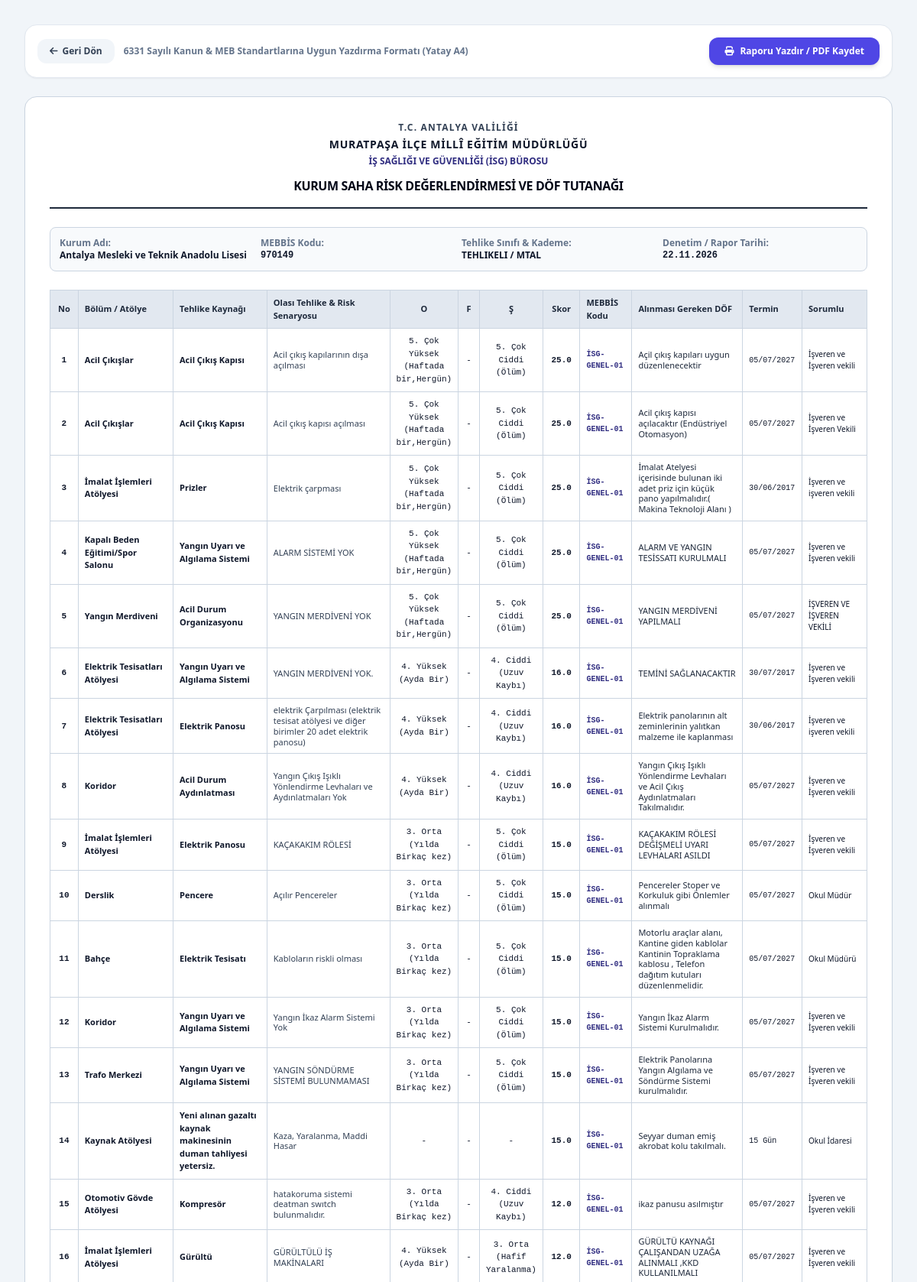
Screenshot of /risk-analizi-raporu/13 (signed in, upper part) with the database file from the repository.
### tables this page shows
CREATE TABLE schools (
        id INTEGER PRIMARY KEY AUTOINCREMENT,
        kurum_kodu TEXT UNIQUE NOT NULL,
        kurum_adi TEXT NOT NULL,
        kurum_statusu TEXT,
        bagli_birim TEXT,
        kurum_turu TEXT,
        oncelik_derecesi INTEGER DEFAULT 3,
        tehlike_sinifi TEXT DEFAULT 'Az Tehlikeli',
        adres TEXT,
        telefon TEXT,
        mudur_ad_soyad TEXT,
        mudur_tel TEXT,
        isveren_vekili_ad_soyad TEXT,
        isveren_vekili_tel TEXT,
        sorumlu_uzman_id INTEGER REFERENCES users(id),
        created_at TIMESTAMP DEFAULT CURRENT_TIMESTAMP
    , portal_sifre TEXT DEFAULT 'isg2026', access_token TEXT, ogrenci_sayisi INTEGER DEFAULT 0, ogretmen_sayisi INTEGER DEFAULT 0, derslik_sayisi INTEGER DEFAULT 0, bina_sayisi INTEGER DEFAULT 1, eposta TEXT, son_veri_giris_tarihi TEXT, son_veri_giren_kisi TEXT, personel_sayisi INTEGER DEFAULT 0, aylik_hizmet_suresi_dk INTEGER DEFAULT 0, meb_olcek_puani REAL, kolluk_puani REAL, toplam_guvenlik_puani REAL, siginak_var_mi TEXT DEFAULT 'Yok', siginak_kapasite_kisi INTEGER DEFAULT 0, siginak_alan_m2 INTEGER DEFAULT 0, is_active_school INTEGER DEFAULT 1, kategori TEXT DEFAULT 'RESMI', genel_mudurluk TEXT, kademe TEXT, kolluk_sorumluluk_bolgesi TEXT DEFAULT 'Muratpaşa İlçe Emniyet Müdürlüğü', koordinat TEXT);

CREATE TABLE risk_assessments (
        id INTEGER PRIMARY KEY AUTOINCREMENT,
        school_id INTEGER REFERENCES schools(id) ON DELETE CASCADE,
        barkod_no TEXT,
        revizyon_no TEXT,
        kontrol_edilen_birim TEXT,
        tehlike TEXT,
        tehlike_unsurlari TEXT,
        riskler TEXT,
        olasilik TEXT,
        siddet TEXT,
        risk_puani INTEGER,
        sorumlular TEXT,
        alinan_onlemler TEXT,
        dayanak_mevzuat TEXT,
        termin_tarihi TEXT,
        dof_durumu TEXT,
        created_at TIMESTAMP DEFAULT CURRENT_TIMESTAMP
    , bolum_unite TEXT, meslek_alani_veya_atolye_adi TEXT, degerlendirme_metodu TEXT DEFAULT 'FINE_KINNEY', frekans REAL, risk_skoru REAL, risk_seviyesi TEXT, alinmasi_gereken_dof_onlem TEXT, mebbis_kutuphane_kodu TEXT, mebbis_dof_aciklama_metni TEXT, odenek_talep_kapsaminda_mi INTEGER DEFAULT 0, denetleyen_uzman TEXT DEFAULT 'Ramazan ERYILDIZ', ekip_onayi INTEGER DEFAULT 1, kaynak TEXT DEFAULT 'MEBBIS_RAPORU', saha_durumu TEXT DEFAULT 'TEYIT_BEKLIYOR', saha_notu TEXT, saha_fotograf_yolu TEXT, son_denetim_tarihi TEXT, dof_no TEXT, dof_acilis_tarihi TEXT, dof_kapanis_tarihi TEXT, mebbis_dosya_adi TEXT);

### app.py (the view)
@app.get("/risk-analizi-raporu/{school_id}", response_class=HTMLResponse)
def print_risk_report_page(request: Request, school_id: int):
    user = get_current_user(request)
    if not user:
        return RedirectResponse("/login", status_code=303)
    conn = get_db()
    c = conn.cursor()
    c.execute("SELECT * FROM schools WHERE id = ?", (school_id,))
    school = c.fetchone()
    if not school:
        conn.close()
        raise HTTPException(status_code=404, detail="Okul bulunamadı.")
    c.execute("""
        SELECT * FROM risk_assessments
        WHERE school_id = ?
        ORDER BY risk_skoru DESC, id ASC
    """, (school_id,))
    risks = [dict(r) for r in c.fetchall()]
    conn.close()
    return templates.TemplateResponse(request=request, name="risk_report_print.html", context={
        "user": user,
        "school": dict(school),
        "risks": risks,
        "expert_name": "Ramazan ERYILDIZ",
        "expert_title": "A Sınıfı İş Güvenliği Uzmanı (İlçe MEM İSG Büro)",
        "today": datetime.now().strftime("%d.%m.%Y")
    })

### templates/risk_report_print.html (shortened to what this page needs)
<!DOCTYPE html>
<html lang="tr">
<head>
    <script src="https://cdn.tailwindcss.com"></script>
    <link rel="stylesheet" href="https://cdnjs.cloudflare.com/ajax/libs/font-awesome/6.5.1/css/all.min.css">
</head>
<body class="bg-slate-100 text-slate-900 font-sans p-4 sm:p-8">
    <div class="no-print max-w-7xl mx-auto mb-6 flex items-center justify-between bg-white p-4 rounded-2xl shadow-sm border border-slate-200">
        <div class="flex items-center gap-3">
            <a href="/dinamik-risk-degerlendirme?school_id={{ school.id }}" class="px-4 py-2 rounded-xl bg-slate-100 hover:bg-slate-200 text-slate-700 text-xs font-bold transition flex items-center gap-1.5">
                <i class="fa-solid fa-arrow-left"></i> Geri Dön
            </a>
            <span class="text-xs font-bold text-slate-500">6331 Sayılı Kanun & MEB Standartlarına Uygun Yazdırma Formatı (Yatay A4)</span>
        </div>
        <button onclick="window.print()" class="px-5 py-2.5 rounded-xl bg-indigo-600 hover:bg-indigo-700 text-white text-xs font-extrabold shadow-md transition flex items-center gap-2">
            <i class="fa-solid fa-print"></i>
            <span>Raporu Yazdır / PDF Kaydet</span>
        </button>
    </div>
    <div class="max-w-7xl mx-auto bg-white p-8 rounded-2xl shadow-sm border border-slate-300 space-y-6">
        <div class="border-b-2 border-slate-800 pb-4 flex items-center justify-between">
            <div class="text-center w-full space-y-1">
                <div class="text-xs font-extrabold uppercase tracking-widest text-slate-700">T.C. ANTALYA VALİLİĞİ</div>
                <div class="text-sm font-black uppercase tracking-wider text-slate-900">MURATPAŞA İLÇE MİLLÎ EĞİTİM MÜDÜRLÜĞÜ</div>
                <div class="text-xs font-extrabold text-indigo-900">İŞ SAĞLIĞI VE GÜVENLİĞİ (İSG) BÜROSU</div>
                <h1 class="text-base font-black uppercase tracking-tight text-slate-950 pt-2">
                    KURUM SAHA RİSK DEĞERLENDİRMESİ VE DÖF TUTANAĞI
                </h1>
            </div>
        </div>
        <div class="grid grid-cols-4 gap-2 text-xs border border-slate-300 rounded-lg p-3 bg-slate-50">
            <div>
                <span class="text-slate-500 font-bold">Kurum Adı:</span>
                <div class="font-extrabold text-slate-900">{{ school.kurum_adi }}</div>
            </div>
            <div>
                <span class="text-slate-500 font-bold">MEBBİS Kodu:</span>
                <div class="font-mono font-extrabold text-slate-900">{{ school.kurum_kodu }}</div>
            </div>
            <div>
                <span class="text-slate-500 font-bold">Tehlike Sınıfı & Kademe:</span>
                <div class="font-bold text-slate-900">{{ school.tehlike_sinifi or 'Az Tehlikeli' }} / {{ school.kademe or 'Genel' }}</div>
            </div>
            <div>
                <span class="text-slate-500 font-bold">Denetim / Rapor Tarihi:</span>
                <div class="font-mono font-bold text-slate-900">{{ today }}</div>
            </div>
        </div>
        <div class="overflow-x-auto">
            <table class="w-full text-left text-[11px] border-collapse border border-slate-300">
                <thead>
                    <tr class="bg-slate-200 text-slate-800 font-black border-b border-slate-400">
                        <th class="border border-slate-300 p-2 text-center w-8">No</th>
                        <th class="border border-slate-300 p-2 w-32">Bölüm / Atölye</th>
                        <th class="border border-slate-300 p-2 w-48">Tehlike Kaynağı</th>
                        <th class="border border-slate-300 p-2">Olası Tehlike & Risk Senaryosu</th>
                        <th class="border border-slate-300 p-2 text-center w-10">O</th>
                        <th class="border border-slate-300 p-2 text-center w-10">F</th>
                        <th class="border border-slate-300 p-2 text-center w-10">Ş</th>
                        <th class="border border-slate-300 p-2 text-center w-16">Skor</th>
                        <th class="border border-slate-300 p-2 w-24">MEBBİS Kodu</th>
                        <th class="border border-slate-300 p-2">Alınması Gereken DÖF</th>
                        <th class="border border-slate-300 p-2 w-20">Termin</th>
                        <th class="border border-slate-300 p-2 w-24">Sorumlu</th>
                    </tr>
                </thead>
                <tbody>
                    {% for r in risks %}
                    <tr class="border-b border-slate-300 hover:bg-slate-50">
                        <td class="border border-slate-300 p-2 text-center font-mono font-bold">{{ loop.index }}</td>
                        <td class="border border-slate-300 p-2 font-bold">{{ r.meslek_alani_veya_atolye_adi or r.bolum_unite or r.kontrol_edilen_birim }}</td>
                        <td class="border border-slate-300 p-2 font-semibold text-slate-900">{{ r.tehlike }}</td>
                        <td class="border border-slate-300 p-2 text-slate-700 leading-tight">{{ r.tehlike_unsurlari or r.riskler }}</td>
                        <td class="border border-slate-300 p-2 text-center font-mono">{{ r.olasilik or '-' }}</td>
                        <td class="border border-slate-300 p-2 text-center font-mono">{{ r.frekans or '-' }}</td>
                        <td class="border border-slate-300 p-2 text-center font-mono">{{ r.siddet or '-' }}</td>
                        <td class="border border-slate-300 p-2 text-center font-mono font-black text-slate-900">
                            {{ r.risk_skoru or r.risk_puani }}
                        </td>
                        <td class="border border-slate-300 p-2 font-mono text-[10px] text-indigo-900 font-bold">
                            {{ r.mebbis_kutuphane_kodu or 'İSG-GENEL-01' }}
                        </td>
                        <td class="border border-slate-300 p-2 text-slate-800 leading-tight">
                            {{ r.alinmasi_gereken_dof_onlem or r.alinan_onlemler }}
                        </td>
                        <td class="border border-slate-300 p-2 font-mono text-[10px]">{{ r.termin_tarihi or '-' }}</td>
                        <td class="border border-slate-300 p-2 text-[10px]">{{ r.sorumlular or 'İşveren Vekili' }}</td>
                    </tr>
                    {% else %}
                    <tr>
                        <td colspan="12" class="p-6 text-center text-slate-400 border border-slate-300">
                            Bu kuruma ait kayıtlı bir risk maddesi bulunamadı.
                        </td>
                    </tr>
                    {% endfor %}
                </tbody>
            </table>
        </div>
    </div>
</body>
</html>

### rows the page displays
schools: kurum_adi "Antalya Mesleki ve Teknik Anadolu Lisesi", kurum_kodu "970149", tehlike_sinifi "TEHLIKELI", kademe "MTAL"
risk_assessments: bolum_unite "Acil Çıkışlar", tehlike "Acil Çıkış Kapısı", tehlike_unsurlari "Acil çıkış kapılarının dışa açılması", olasilik "5. Çok Yüksek (Haftada bir,Hergün)", frekans "-", siddet "5. Çok Ciddi (Ölüm)", risk_skoru "25.0", mebbis_kutuphane_kodu "İSG-GENEL-01", alinmasi_gereken_dof_onlem "Açil çıkış kapıları uygun düzenlenecektir", termin_tarihi "05/07/2027", sorumlular "İşveren ve İşveren vekili"
risk_assessments: bolum_unite "Acil Çıkışlar", tehlike "Acil Çıkış Kapısı", tehlike_unsurlari "Acil çıkış kapısı açılması", olasilik "5. Çok Yüksek (Haftada bir,Hergün)", frekans "-", siddet "5. Çok Ciddi (Ölüm)", risk_skoru "25.0", mebbis_kutuphane_kodu "İSG-GENEL-01", alinmasi_gereken_dof_onlem "Acil çıkış kapısı açılacaktır (Endüstriyel Otomasyon)", termin_tarihi "05/07/2027", sorumlular "İşveren ve İşveren Vekili"
risk_assessments: bolum_unite "İmalat İşlemleri Atölyesi", tehlike "Prizler", tehlike_unsurlari "Elektrik çarpması", olasilik "5. Çok Yüksek (Haftada bir,Hergün)", frekans "-", siddet "5. Çok Ciddi (Ölüm)", risk_skoru "25.0", mebbis_kutuphane_kodu "İSG-GENEL-01", alinmasi_gereken_dof_onlem "İmalat Atelyesi içerisinde bulunan iki adet priz için küçük pano yapılmalıdır.( Makina Teknoloji Alanı )", termin_tarihi "30/06/2017", sorumlular "İşveren ve işveren vekili"
risk_assessments: bolum_unite "Kapalı Beden Eğitimi/Spor Salonu", tehlike "Yangın Uyarı ve Algılama Sistemi", tehlike_unsurlari "ALARM SİSTEMİ YOK", olasilik "5. Çok Yüksek (Haftada bir,Hergün)", frekans "-", siddet "5. Çok Ciddi (Ölüm)", risk_skoru "25.0", mebbis_kutuphane_kodu "İSG-GENEL-01", alinmasi_gereken_dof_onlem "ALARM VE YANGIN TESİSSATI KURULMALI", termin_tarihi "05/07/2027", sorumlular "İşveren ve İşveren vekili"
risk_assessments: bolum_unite "Yangın Merdiveni", tehlike "Acil Durum Organizasyonu", tehlike_unsurlari "YANGIN MERDİVENİ YOK", olasilik "5. Çok Yüksek (Haftada bir,Hergün)", frekans "-", siddet "5. Çok Ciddi (Ölüm)", risk_skoru "25.0", mebbis_kutuphane_kodu "İSG-GENEL-01", alinmasi_gereken_dof_onlem "YANGIN MERDİVENİ YAPILMALI", termin_tarihi "05/07/2027", sorumlular "İŞVEREN VE İŞVEREN VEKİLİ"
risk_assessments: bolum_unite "Elektrik Tesisatları Atölyesi", tehlike "Yangın Uyarı ve Algılama Sistemi", tehlike_unsurlari "YANGIN MERDİVENİ YOK.", olasilik "4. Yüksek (Ayda Bir)", frekans "-", siddet "4. Ciddi (Uzuv Kaybı)", risk_skoru "16.0", mebbis_kutuphane_kodu "İSG-GENEL-01", alinmasi_gereken_dof_onlem "TEMİNİ SAĞLANACAKTIR", termin_tarihi "30/07/2017", sorumlular "İşveren ve İşveren vekili"
risk_assessments: bolum_unite "Elektrik Tesisatları Atölyesi", tehlike "Elektrik Panosu", tehlike_unsurlari "elektrik Çarpılması (elektrik tesisat atölyesi ve diğer birimler 20 adet elektrik panosu)", olasilik "4. Yüksek (Ayda Bir)", frekans "-", siddet "4. Ciddi (Uzuv Kaybı)", risk_skoru "16.0", mebbis_kutuphane_kodu "İSG-GENEL-01", alinmasi_gereken_dof_onlem "Elektrik panolarının alt zeminlerinin yalıtkan malzeme ile kaplanması", termin_tarihi "30/06/2017", sorumlular "İşveren ve işveren vekili"
risk_assessments: bolum_unite "Koridor", tehlike "Acil Durum Aydınlatması", tehlike_unsurlari "Yangın Çıkış Işıklı Yönlendirme Levhaları ve Aydınlatmaları Yok", olasilik "4. Yüksek (Ayda Bir)", frekans "-", siddet "4. Ciddi (Uzuv Kaybı)", risk_skoru "16.0", mebbis_kutuphane_kodu "İSG-GENEL-01", alinmasi_gereken_dof_onlem "Yangın Çıkış Işıklı Yönlendirme Levhaları ve Acil Çıkış Aydınlatmaları Takılmalıdır.", termin_tarihi "05/07/2027", sorumlular "İşveren ve İşveren vekili"
risk_assessments: bolum_unite "İmalat İşlemleri Atölyesi", tehlike "Elektrik Panosu", tehlike_unsurlari "KAÇAKAKIM RÖLESİ", olasilik "3. Orta (Yılda Birkaç kez)", frekans "-", siddet "5. Çok Ciddi (Ölüm)", risk_skoru "15.0", mebbis_kutuphane_kodu "İSG-GENEL-01", alinmasi_gereken_dof_onlem "KAÇAKAKIM RÖLESİ DEĞİŞMELİ UYARI LEVHALARI ASILDI", termin_tarihi "05/07/2027", sorumlular "İşveren ve İşveren vekili"
risk_assessments: bolum_unite "Derslik", tehlike "Pencere", tehlike_unsurlari "Açılır Pencereler", olasilik "3. Orta (Yılda Birkaç kez)", frekans "-", siddet "5. Çok Ciddi (Ölüm)", risk_skoru "15.0", mebbis_kutuphane_kodu "İSG-GENEL-01", alinmasi_gereken_dof_onlem "Pencereler Stoper ve Korkuluk gibi Önlemler alınmalı", termin_tarihi "05/07/2027", sorumlular "Okul Müdür"
risk_assessments: bolum_unite "Bahçe", tehlike "Elektrik Tesisatı", tehlike_unsurlari "Kabloların riskli olması", olasilik "3. Orta (Yılda Birkaç kez)", frekans "-", siddet "5. Çok Ciddi (Ölüm)", risk_skoru "15.0", mebbis_kutuphane_kodu "İSG-GENEL-01", alinmasi_gereken_dof_onlem "Motorlu araçlar alanı, Kantine giden kablolar Kantinin Topraklama kablosu , Telefon dağıtım kutuları düzenlenmelidir.", termin_tarihi "05/07/2027", sorumlular "Okul Müdürü"
risk_assessments: bolum_unite "Koridor", tehlike "Yangın Uyarı ve Algılama Sistemi", tehlike_unsurlari "Yangın İkaz Alarm Sistemi Yok", olasilik "3. Orta (Yılda Birkaç kez)", frekans "-", siddet "5. Çok Ciddi (Ölüm)", risk_skoru "15.0", mebbis_kutuphane_kodu "İSG-GENEL-01", alinmasi_gereken_dof_onlem "Yangın İkaz Alarm Sistemi Kurulmalıdır.", termin_tarihi "05/07/2027", sorumlular "İşveren ve İşveren vekili"
risk_assessments: bolum_unite "Trafo Merkezi", tehlike "Yangın Uyarı ve Algılama Sistemi", tehlike_unsurlari "YANGIN SÖNDÜRME SİSTEMİ BULUNMAMASI", olasilik "3. Orta (Yılda Birkaç kez)", frekans "-", siddet "5. Çok Ciddi (Ölüm)", risk_skoru "15.0", mebbis_kutuphane_kodu "İSG-GENEL-01", alinmasi_gereken_dof_onlem "Elektrik Panolarına Yangın Algılama ve Söndürme Sistemi kurulmalıdır.", termin_tarihi "05/07/2027", sorumlular "İşveren ve İşveren vekili"
risk_assessments: bolum_unite "Kaynak Atölyesi", tehlike "Yeni alınan gazaltı kaynak makinesinin duman tahliyesi yetersiz.", tehlike_unsurlari+riskler "Kaza, Yaralanma, Maddi Hasar", olasilik "-", frekans "-", siddet "-", risk_skoru "15.0", mebbis_kutuphane_kodu "İSG-GENEL-01", alinmasi_gereken_dof_onlem "Seyyar duman emiş akrobat kolu takılmalı.", termin_tarihi "15 Gün", sorumlular "Okul İdaresi"
risk_assessments: bolum_unite "Otomotiv Gövde Atölyesi", tehlike "Kompresör", tehlike_unsurlari "hatakoruma sistemi deatman swıtch bulunmalıdır.", olasilik "3. Orta (Yılda Birkaç kez)", frekans "-", siddet "4. Ciddi (Uzuv Kaybı)", risk_skoru "12.0", mebbis_kutuphane_kodu "İSG-GENEL-01", alinmasi_gereken_dof_onlem "ikaz panusu asılmıştır", termin_tarihi "05/07/2027", sorumlular "İşveren ve İşveren vekili"
risk_assessments: bolum_unite "İmalat İşlemleri Atölyesi", tehlike "Gürültü", tehlike_unsurlari "GÜRÜLTÜLÜ İŞ MAKİNALARI", olasilik "4. Yüksek (Ayda Bir)", frekans "-", siddet "3. Orta (Hafif Yaralanma)", risk_skoru "12.0", mebbis_kutuphane_kodu "İSG-GENEL-01", alinmasi_gereken_dof_onlem "GÜRÜLTÜ KAYNAĞI ÇALIŞANDAN UZAĞA ALINMALI ,KKD KULLANILMALI", termin_tarihi "05/07/2027", sorumlular "İşveren ve İşveren vekili"

### other values shown
{{ today }} "22.11.2026"
